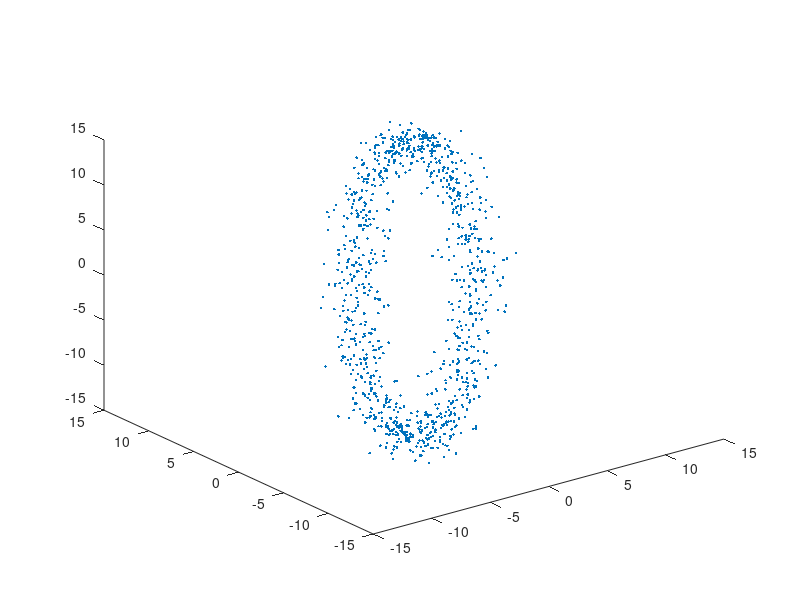

Write MATLAB code to recreate this figure. (Note: this script raises an error after producing the figure.)
t=0:1e-8:1e-5;
x_1= 10*sin(1e7*t)+randn(1,1001);
x_2= 10*sin(1e7*t-pi/6)+randn(1,1001);
x_3= 10*sin(1e7*t-pi/3)+randn(1,1001);
% x_1= 10*sin(1e7*t);
% x_2= 10*sin(1e7*t-pi/6);
% x_3= 10*sin(1e7*t-pi/3);
D=[x_1;x_2;x_3];
Rxx=D*D'./1001;
[V,D] = eig(Rxx);
plot3(x_1,x_2,x_3,'.');
hold on;
% quiver3(0,0,V(1,1).*sqrt(D(1,1)),V(2,1).*sqrt(D(1,1)),'LineWidth',1)
quiver3(0,0,0,V(1,1).*sqrt(D(1,1)),V(2,1).*sqrt(D(1,1)).*5,'LineWidth',1)
quiver3(0,0,0,V(1,2)*sqrt(D(2,2)),V(2,2)*sqrt(D(2,2)).*5,'LineWidth',1)
quiver3(0,0,0,V(1,3)*sqrt(D(3,3)),V(2,3)*sqrt(D(3,2)).*5,'LineWidth',1)